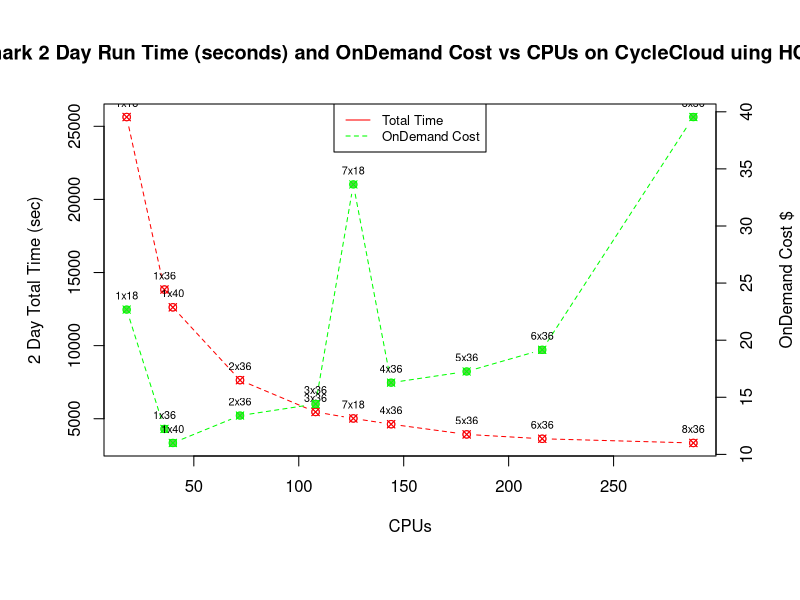

Write R code to recreate this figure.
# Script author: Liz Adams
# Affiliation: UNC CMAS Center 

curr_wd<-getwd()
setwd(curr_wd)
csv_data<-read.csv("../docs/user_guide_cyclecloud/qa/scaling_HC44rs.csv","\t", skip =0, header = TRUE, comment.char = "",check.names = FALSE, quote="", )
#print(csv_data)

# ------------- Do not change below unless modifying for a different workflow ---------------------


# plot data
   png(file = paste('hc44rs','_','Time','_','Cost','_','CPUs','.png',sep=''), width = 1024, height = 768, bg='white')
   x <- csv_data$CPUs
   y1 <- csv_data$TotalTime
   y2 <- csv_data$OnDemandCost
   labels <- csv_data$NodesxCPU

# Draw first plot using axis y1
# sets the bottom, left, top and right margins respectively of the plot region in number of lines of text, + 0.2 gives extra room on the right margin for second legend.
par(mar = c(7, 5, 5, 4) + 0.2)

plot(x, y1, pch = 13, col = 2, xlab = "CPUs", ylab = "2 Day Total Time (sec)", main = "CMAQv533 Benchmark 2 Day Run Time (seconds) and OnDemand Cost vs CPUs on CycleCloud uing HC44rs Compute Nodes")

# Add a line
lines(x, y1, pch=13, col="red", type="b", lty=2)

text(x, y1, labels, cex=0.65, pos=3,col="black")

# set parameter new=True for a new axis
par(new = TRUE)

# Draw second plot using axis y2
plot(x, y2, pch = 15, col = 3, axes = FALSE, xlab = "", ylab = "")

# Add a line to second plot
lines(x, y2, pch=13, col="green", type="b", lty=2)


axis(side = 4, at = pretty(range(y2)))
mtext("OnDemand Cost $", side = 4, line = 3, col="black")
text(x, y2, labels, cex=0.65, pos=3,col="black")
legend("top", legend=c("Total Time", "OnDemand Cost"),
       col=c("red", "green"), lty=1:2, cex=0.8)

